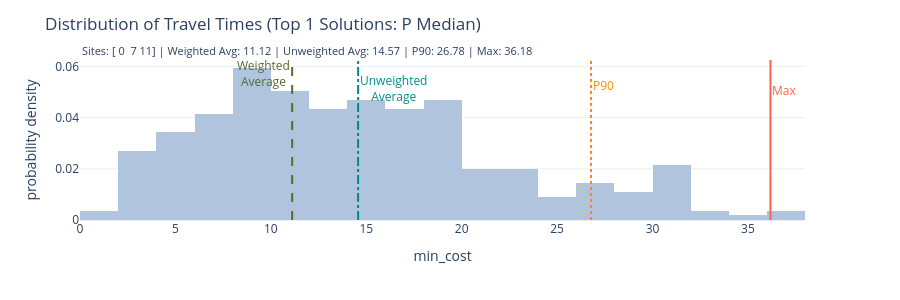

The notebook cell saved with this chart:
### Markdown cell above
Let's take a quick look at how much the travel time varied for our best solution.

### Code cell
solution_3.plot_travel_time_distribution()

### Figure 1 — Plotly figure (JSON) as saved in the notebook; plotly's stock layout.template omitted (floating-point values rounded to 4 significant figures; data arrays with more than 128 entries replaced by an {"elided": "..."} marker saying what was removed)
{"data": [{"bingroup": "x", "histnorm": "probability density", "hovertemplate": "label=Sites: [ 0  7 11] | Weighted Avg: 11.12 | Unweighted Avg: 14.57 | P90: 26.78 | Max: 36.18<br>min_cost=%{x}<br>probability density=%{y}<extra></extra>", "legendgroup": "", "marker": {"color": "lightsteelblue", "pattern": {"shape": ""}}, "name": "", "nbinsx": 30, "orientation": "v", "showlegend": false, "type": "histogram", "x": {"elided": "278 float values"}, "xaxis": "x", "yaxis": "y"}], "layout": {"annotations": [{"font": {"size": 11}, "showarrow": false, "text": "Sites: [ 0  7 11] | Weighted Avg: 11.12 | Unweighted Avg: 14.57 | P90: 26.78 | Max: 36.18", "textangle": 0, "x": 0, "xanchor": "left", "xref": "paper", "y": 1, "yanchor": "bottom", "yref": "paper"}, {"font": {"color": "darkolivegreen"}, "showarrow": false, "text": "Weighted<br>Average", "x": 11.12, "xanchor": "right", "xref": "x", "y": 1, "yanchor": "top", "yref": "y domain", "yshift": 5}, {"font": {"color": "darkcyan"}, "showarrow": false, "text": "Unweighted<br>Average", "x": 14.57, "xanchor": "left", "xref": "x", "y": 1, "yanchor": "top", "yref": "y domain", "yshift": -10}, {"font": {"color": "darkorange"}, "showarrow": false, "text": "P90", "x": 26.78, "xanchor": "left", "xref": "x", "y": 1, "yanchor": "top", "yref": "y domain", "yshift": -15}, {"font": {"color": "tomato"}, "showarrow": false, "text": "Max", "x": 36.18, "xanchor": "left", "xref": "x", "y": 1, "yanchor": "top", "yref": "y domain", "yshift": -20}], "barmode": "relative", "height": 300, "legend": {"tracegroupgap": 0}, "margin": {"t": 60}, "shapes": [{"line": {"color": "darkolivegreen", "dash": "dash"}, "type": "line", "x0": 11.12, "x1": 11.12, "xref": "x", "y0": 0, "y1": 1, "yref": "y domain"}, {"line": {"color": "darkcyan", "dash": "dashdot"}, "type": "line", "x0": 14.57, "x1": 14.57, "xref": "x", "y0": 0, "y1": 1, "yref": "y domain"}, {"line": {"color": "darkorange", "dash": "dot"}, "type": "line", "x0": 26.78, "x1": 26.78, "xref": "x", "y0": 0, "y1": 1, "yref": "y domain"}, {"line": {"color": "tomato", "dash": "solid"}, "type": "line", "x0": 36.18, "x1": 36.18, "xref": "x", "y0": 0, "y1": 1, "yref": "y domain"}], "title": {"text": "Distribution of Travel Times (Top 1 Solutions: P Median)"}, "xaxis": {"anchor": "y", "domain": [0, 0.98], "title": {"text": "min_cost"}}, "yaxis": {"anchor": "x", "domain": [0, 1], "title": {"text": "probability density"}}}}
